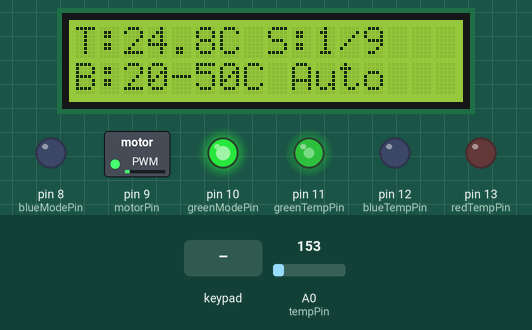
Bench run of a sketch on a simulated Arduino Uno, built with avr-gcc and run on an emulated ATmega328P. On the bench: 16×2 character LCD, switched loads named in the sketch (green lamp = pin HIGH), output pins drawn as LEDs (lit = HIGH). Inputs (shaded band) come from the test bench; at power-on: A0 (tempPin) = 153.

Above: at 3.3 s.
3.4 s: key 'A' pressed
At 4.2 s:
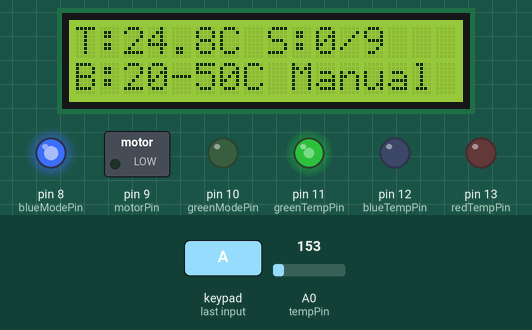
5.2 s: keypad keys 7 6 5 4 # pressed 0.4 s apart
At 8.5 s:
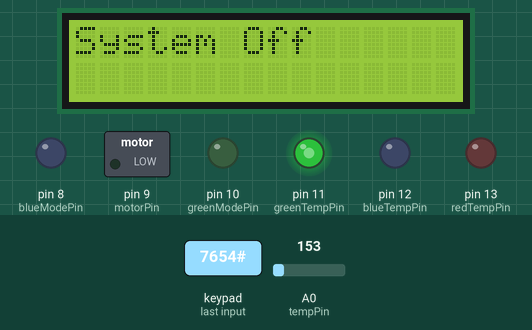
8.7 s: key '#' pressed
At 9.5 s:
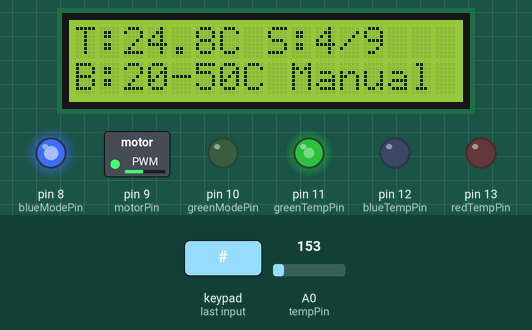
10.2 s: keypad keys 7 6 5 4 * pressed 0.4 s apart
At 13.8 s:
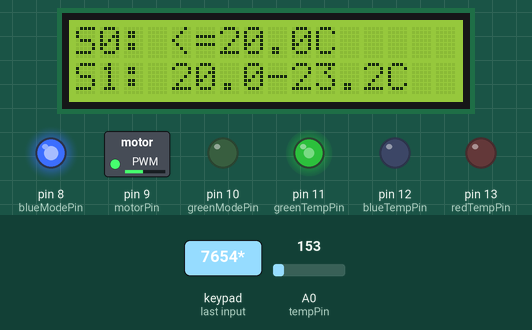
14.4 s: key '*' pressed
At 15.2 s:
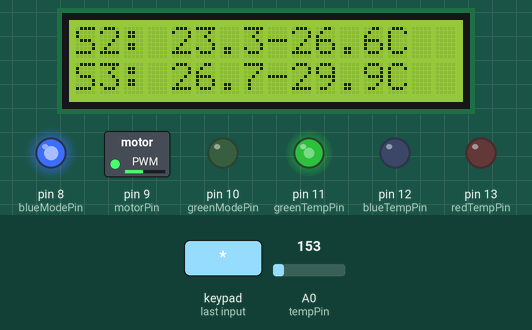
16.0 s: A0 (tempPin) set to 129
At 16.7 s:
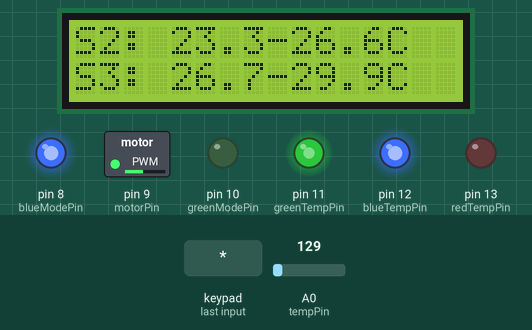
Timing chart, 0 to 18.6 s (numbered marks = the images above; inputs shaded):
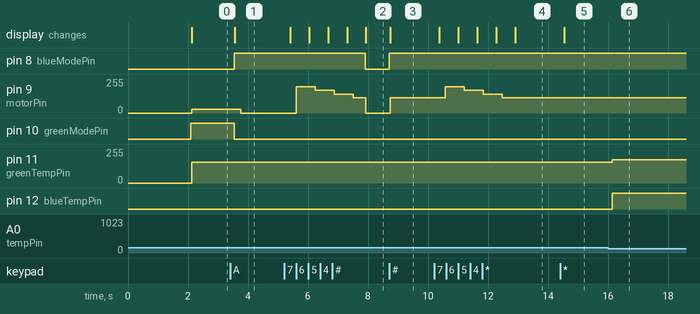

Measured:
- the behaviour switches between 144 and 143 on A0 (tempPin) (found by bisection; images 5 and 6)
- after the input at 3.4 s, pin 8 (blueModePin): LOW → HIGH after 0.13 s; pin 9 (motorPin): 28/255 → 0/255 after 0.37 s; pin 10 (greenModePin): HIGH → LOW after 0.13 s; the display: changes after 0.16 s (image 1)
- after the input at 5.2 s, pin 8 (blueModePin): HIGH → LOW after 2.7 s; pin 9 (motorPin): 0/255 → 198/255 after 0.40 s, → 170/255 0.63 s later, → 141/255 0.63 s later, → 113/255 0.63 s later, … (5 changes in this stretch); the display: first changes after 0.20 s (image 2 shows a later state)
- after the input at 8.7 s, pin 8 (blueModePin): LOW → HIGH at once; pin 9 (motorPin): 0/255 → 113/255 at once; the display: changes at once (image 3)
- after the input at 10.2 s, pin 9 (motorPin): 113/255 → 198/255 after 0.38 s, → 170/255 0.63 s later, → 141/255 0.63 s later, → 113/255 0.63 s later; the display: first changes after 0.18 s (image 4 shows a later state)
- after the input at 14.4 s, the display: changes after 0.14 s (image 5)
- after the input at 16.0 s, pin 11 (greenTempPin): 157/255 → 174/255 after 0.15 s; pin 12 (blueTempPin): LOW → HIGH after 0.15 s

The sketch:

main.ino
```cpp
#include <Keypad.h>
#include <Adafruit_LiquidCrystal.h>

// Keypad Configuration
const byte ROWS = 4;
const byte COLS = 4;
char keys[ROWS][COLS] = {
  {'1','2','3','A'},
  {'4','5','6','B'},
  {'7','8','9','C'},
  {'*','0','#','D'}
};
byte rowPins[ROWS] = {7, 6, 5, 4};
byte colPins[COLS] = {3, 2, 1, 0};

// Pin Definitions
const int tempPin = A0;
const int motorPin = 9;
const int blueModePin = 8;
const int greenModePin = 10;
const int redTempPin = 13;
const int greenTempPin = 11;
const int blueTempPin = 12;

// Global Variables
Keypad keypad = Keypad(makeKeymap(keys), rowPins, colPins, ROWS, COLS);
Adafruit_LiquidCrystal lcd_1(0);

bool isAutomaticMode = true;
bool isSystemOn = true;
bool isSpeedTableMode = false;
int manualSpeedLevel = 0; // Speed level 0-9 for manual mode
int currentSpeedLevel = 0; // Current speed level 0-9 for display
int motorSpeed = 0;       // Actual PWM value 0-255
float lowerTempBound = 20.0;
float upperTempBound = 50.0;
String inputBuffer = "";
bool settingLowerBound = false;
bool settingUpperBound = false;
int currentSpeedTablePage = 0;

void setup() {
  // Initialize Pins
  pinMode(motorPin, OUTPUT);
  pinMode(blueModePin, OUTPUT);
  pinMode(greenModePin, OUTPUT);
  pinMode(redTempPin, OUTPUT);
  pinMode(greenTempPin, OUTPUT);
  pinMode(blueTempPin, OUTPUT);

  // Initial LCD Setup
  lcd_1.begin(16, 2);
  lcd_1.clear();
  lcd_1.setCursor(0, 0);
  lcd_1.print("Motor Control By");
  lcd_1.setCursor(0, 1);
  lcd_1.print("Omar Abdelrahman");
  delay(2000); // Display for 2 seconds

  // Initial Mode Setup
  updateModeLEDs();
  updateLCD();
}

void updateModeLEDs() {
  digitalWrite(greenModePin, isSystemOn && isAutomaticMode ? HIGH : LOW);
  digitalWrite(blueModePin, isSystemOn && !isAutomaticMode ? HIGH : LOW);
}

void calculateRGBColor(float temperatureC) {
  // Map temperature to RGB values
  int red = map(temperatureC, -40, 125, 0, 255);
  int green = map(temperatureC, -40, 125, 255, 0);
  int blue = (temperatureC < lowerTempBound) ? 255 : 0;

  red = constrain(red, 0, 255);
  green = constrain(green, 0, 255);
  blue = constrain(blue, 0, 255);

  // Set RGB LED only if system is on
  if (isSystemOn) {
    analogWrite(redTempPin, red);
    analogWrite(greenTempPin, green);
    analogWrite(blueTempPin, blue);
  } else {
    analogWrite(redTempPin, 0);
    analogWrite(greenTempPin, 0);
    analogWrite(blueTempPin, 0);
  }
}

void updateLCD() {
  if (!isSystemOn) {
    lcd_1.clear();
    lcd_1.setCursor(0, 0);
    lcd_1.print("System Off");
    return;
  }

  if (isSpeedTableMode) {
    displaySpeedTable();
  } else if (settingLowerBound) {
    lcd_1.clear();
    lcd_1.setCursor(0, 0);
    lcd_1.print("Enter Lower Temp:");
    lcd_1.setCursor(0, 1);
    lcd_1.print(inputBuffer);
  } else if (settingUpperBound) {
    lcd_1.clear();
    lcd_1.setCursor(0, 0);
    lcd_1.print("Enter Upper Temp:");
    lcd_1.setCursor(0, 1);
    lcd_1.print(inputBuffer);
  } else {
    // Read Temperature
    int rawValue = analogRead(tempPin);
    float voltage = rawValue * (5.0 / 1023.0);
    float temperatureC = (voltage - 0.5) * 100.0;

    // Calculate speed level for display (0-9)
    currentSpeedLevel = isAutomaticMode ? calculateSpeedLevel(temperatureC) : manualSpeedLevel;

    lcd_1.clear();
    lcd_1.setCursor(0, 0);
    lcd_1.print("T:");
    lcd_1.print(temperatureC, 1);
    lcd_1.print("C S:");
    lcd_1.print(currentSpeedLevel);  // Display speed level 0-9
    lcd_1.print("/9");

    lcd_1.setCursor(0, 1);
    lcd_1.print("B:");
    lcd_1.print((int)lowerTempBound);
    lcd_1.print("-");
    lcd_1.print((int)upperTempBound);
    lcd_1.print("C ");
    lcd_1.print(isAutomaticMode ? "Auto" : "Manual");
  }
}

void displaySpeedTable() {
  lcd_1.clear();
  float range = upperTempBound - lowerTempBound;
  float step = range / 9.0;  // Divide the range into 9 equal steps for speeds 1-8

  for (int i = 0; i < 2; i++) {
    int speedIndex = currentSpeedTablePage * 2 + i;
    if (speedIndex > 9) break;

    lcd_1.setCursor(0, i);
    lcd_1.print("S");
    lcd_1.print(speedIndex);
    lcd_1.print(": ");

    if (speedIndex == 0) {
      lcd_1.print("<=");
      lcd_1.print(lowerTempBound, 1);
      lcd_1.print("C");
    } else if (speedIndex == 9) {
      lcd_1.print(">=");
      lcd_1.print(upperTempBound, 1);
      lcd_1.print("C");
    } else {
      float startTemp = lowerTempBound + (speedIndex - 1) * step;
      float endTemp = startTemp + step - 0.1;
      if (endTemp > upperTempBound - 0.1) {
        endTemp = upperTempBound - 0.1;
      }
      lcd_1.print(startTemp, 1);
      lcd_1.print("-");
      lcd_1.print(endTemp, 1);
      lcd_1.print("C");
    }
  }
}

int calculateSpeedLevel(float temperatureC) {
  if (temperatureC <= lowerTempBound) {
    return 0;
  } else if (temperatureC >= upperTempBound) {
    return 9;
  } else {
    float range = upperTempBound - lowerTempBound;
    return round(((temperatureC - lowerTempBound) / range) * 9);
  }
}

int speedLevelToPWM(int speedLevel) {
  return map(speedLevel, 0, 9, 0, 255); // Convert speed level 0-9 to PWM 0-255
}

int calculateMotorSpeed(float temperatureC) {
  if (!isSystemOn) return 0;

  if (isAutomaticMode) {
    currentSpeedLevel = calculateSpeedLevel(temperatureC);
    return speedLevelToPWM(currentSpeedLevel);
  } else {
    currentSpeedLevel = manualSpeedLevel;
    return speedLevelToPWM(manualSpeedLevel);
  }
}

void loop() {
  if (!isSystemOn) {
    char key = keypad.getKey();
    if (key == '#') {
      isSystemOn = true;
      updateModeLEDs();
      updateLCD();
    }
    return;
  }

  // Read Temperature
  int rawValue = analogRead(tempPin);
  float voltage = rawValue * (5.0 / 1023.0);
  float temperatureC = (voltage - 0.5) * 100.0;

  // Calculate Motor Speed
  motorSpeed = calculateMotorSpeed(temperatureC);
  analogWrite(motorPin, isSystemOn ? motorSpeed : 0);

  // Update RGB Temperature Indicator
  calculateRGBColor(temperatureC);

  // Check for keypad input
  char key = keypad.getKey();
  if (key) {
    if (key == '#') {
      isSystemOn = !isSystemOn;
      updateModeLEDs();
      updateLCD();
      if (!isSystemOn) {
        analogWrite(motorPin, 0);
      }
    } else if (isSpeedTableMode) {
      if (key == '*') {
        currentSpeedTablePage = (currentSpeedTablePage + 1) % 5;  // There are 5 pages (0-4) for 10 speeds
        updateLCD();
      } else if (key == 'C') {
        isSpeedTableMode = false;
        updateLCD();
      }
    } else if (key == '*' && !settingLowerBound && !settingUpperBound) {
      isSpeedTableMode = true;
      currentSpeedTablePage = 0;
      updateLCD();
    } else if (key == 'A' && !settingLowerBound && !settingUpperBound) {
      isAutomaticMode = !isAutomaticMode;
      updateModeLEDs();
      updateLCD();
    } else if (key == 'B' && !settingLowerBound && !settingUpperBound) {
      settingLowerBound = true;
      inputBuffer = "";
      updateLCD();
    } else if (key == 'C') {
      if (settingLowerBound || settingUpperBound) {
        settingLowerBound = false;
        settingUpperBound = false;
        inputBuffer = "";
      }
      updateLCD();  // Refresh LCD even if on default panel
    } else if (settingLowerBound || settingUpperBound) {
      if (key >= '0' && key <= '9') {
        inputBuffer += key;
        updateLCD();
      } else if (key == 'D') {
        if (settingLowerBound) {
          lowerTempBound = inputBuffer.toFloat();
          settingLowerBound = false;
          settingUpperBound = true;
          inputBuffer = "";
          updateLCD();
        } else if (settingUpperBound) {
          upperTempBound = inputBuffer.toFloat();
          settingUpperBound = false;
          inputBuffer = "";
          updateLCD();
        }
      }
    } else if (!isAutomaticMode && key >= '0' && key <= '9') {
      manualSpeedLevel = key - '0';  // Set speed level directly as 0-9
      updateLCD();
    }
  }

  delay(200);
}
```
